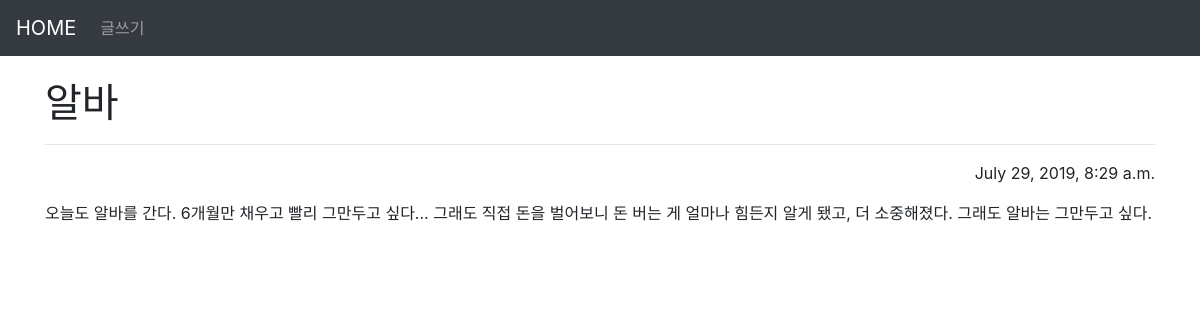
Page /blog/3 on the committed database.
### blogapp/models.py (models this page shows, shortened)
class Blog(models.Model):
    title = models.CharField(max_length=200)
    pub_date = models.DateTimeField('date published')
    body = models.TextField()

### blogapp/views.py (the view)
# urls.py: path('blog/<int:blog_id>', blogapp.views.detail, name="detail"),
def detail(request, blog_id):
    details = get_object_or_404(Blog, pk=blog_id)
    return render(request, 'detail.html', {'details':details})

### blogapp/templates/detail.html (shortened to what this page needs)
<head>
        <link rel="stylesheet" href="https://stackpath.bootstrapcdn.com/bootstrap/4.3.1/css/bootstrap.min.css">
    </head>
    <body>
        <nav class="navbar navbar-expand-lg navbar-dark bg-dark">
            <a class="navbar-brand" href="{% url 'home' %}">HOME</a>
            <div class="collapse navbar-collapse" id="navbarSupportedContent">
            <ul class="navbar-nav mr-auto">
                <li class="nav-item">
                    <a class="nav-link" href="{% url 'new' %}">글쓰기</a>
                </li>
            </ul>
        </div>
        </nav>
    <div class="container">
        <br>
        <h1 style="font-family: '궁서체'">{{details.title}}</h1>
        <hr class="one">
        <div style="text-align:right">
        <p>{{details.pub_date}}</p>
        </div>
        <p>{{details.body}}</p>
</body>

### rows in the picture
Blog: title "알바", pub_date "July 29, 2019, 8:29 a.m.", body "오늘도 알바를 간다. 6개월만 채우고 빨리 그만두고 싶다... 그래도 직접 돈을 벌어보니 돈 버는 게 얼마나 힘든지 알게 됐고, 더 소중해졌다. 그래도 알바는 그만두고 싶다."
